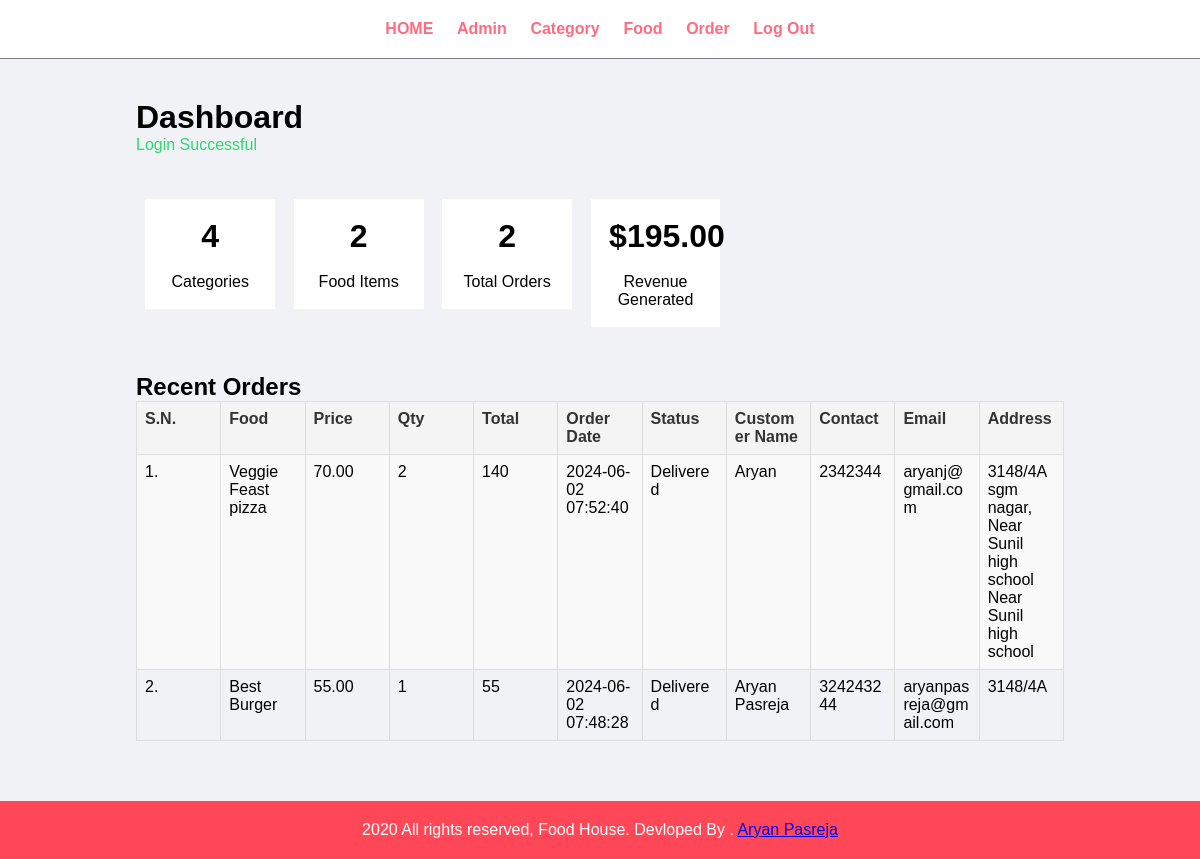
Page /admin/ (signed in) on the committed database.
### tables this page shows
CREATE TABLE `tbl_order` (
  `id` int(10) UNSIGNED NOT NULL,
  `food` varchar(150) NOT NULL,
  `price` decimal(10,2) NOT NULL,
  `qty` int(11) NOT NULL,
  `total` decimal(10,2) NOT NULL,
  `order_date` datetime NOT NULL,
  `status` varchar(50) NOT NULL,
  `customer_name` varchar(150) NOT NULL,
  `customer_contact` varchar(20) NOT NULL,
  `customer_email` varchar(150) NOT NULL,
  `customer_address` varchar(255) NOT NULL
);

### admin/index.php (the view, shortened to what this page needs)
<?php include('partials/menu.php'); ?>
<div class="main-content">
    <div class="wrapper">
        <h1>Dashboard</h1>
        <?php
            if(isset($_SESSION['login'])){
                echo $_SESSION['login'];
            }
        ?>
        <br><br>
        <div class="col-4 text-center">
            <h1>
                <?php
                    $sql = "SELECT COUNT(*) AS count FROM tbl_category";
                    $res = mysqli_query($conn, $sql);
                    $row = mysqli_fetch_assoc($res);
                    echo $row['count'];
                ?>
            </h1>
            <br>
            Categories
        </div>
        <div class="col-4 text-center">
            <h1>
                <?php
                    $sql2 = "SELECT COUNT(*) AS count FROM tbl_food";
                    $res2 = mysqli_query($conn, $sql2);
                    $row2 = mysqli_fetch_assoc($res2);
                    echo $row2['count'];
                ?>
            </h1>
            <br>
            Food Items
        </div>
        <div class="col-4 text-center">
            <h1>
                <?php
                    $sql3 = "SELECT COUNT(*) AS count FROM tbl_order";
                    $res3 = mysqli_query($conn, $sql3);
                    $row3 = mysqli_fetch_assoc($res3);
                    echo $row3['count'];
                ?>
            </h1>
            <br>
            Total Orders
        </div>
        <div class="col-4 text-center">
            <h1>
                <?php
                    $sql4 = "SELECT SUM(total) AS total FROM tbl_order WHERE status='Delivered'";
                    $res4 = mysqli_query($conn, $sql4);
                    $row4 = mysqli_fetch_assoc($res4);
                    echo '$'.$row4['total'];
                ?>
            </h1>
            <br>
            Revenue Generated
        </div>
        <br><br>
        <h2>Recent Orders</h2>
        <table class="tbl-full">
            <tr>
                <th>S.N.</th>
                <th>Food</th>
                <th>Price</th>
                <th>Qty</th>
                <th>Total</th>
                <th>Order Date</th>
                <th>Status</th>
                <th>Customer Name</th>
                <th>Contact</th>
                <th>Email</th>
                <th>Address</th>
            </tr>
            <?php
                $sql5 = "SELECT * FROM tbl_order ORDER BY id DESC LIMIT 10";
                $res5 = mysqli_query($conn, $sql5);
                $count5 = mysqli_num_rows($res5);
                $sn = 1;
                if($count5 > 0){
                    while($row5 = mysqli_fetch_assoc($res5)){
                        $food = $row5['food'];
                        $price = $row5['price'];
                        $qty = $row5['qty'];
                        $total = $price*$qty;
                        $order_date = $row5['order_date'];
                        $status = $row5['status'];
                        $customer_name = $row5['customer_name'];
                        $customer_contact = $row5['customer_contact'];
                        $customer_email = $row5['customer_email'];
                        $customer_address = $row5['customer_address'];
                        ?>
                        <tr>
                            <td><?php echo $sn++; ?>.</td>
                            <td><?php echo $food; ?></td>
                            <td><?php echo $price; ?></td>
                            <td><?php echo $qty; ?></td>
                            <td><?php echo $total; ?></td>
                            <td><?php echo $order_date; ?></td>
                            <td><?php echo $status; ?></td>
                            <td><?php echo $customer_name; ?></td>
                            <td><?php echo $customer_contact; ?></td>
                            <td><?php echo $customer_email; ?></td>
                            <td><?php echo $customer_address; ?></td>
                        </tr>
                        <?php
                    }
                } else {
                    echo "<tr><td colspan='11' class='error'>Orders not Available</td></tr>";
                }
            ?>
        </table>
    </div>
</div>
<?php include('partials/footer.php'); ?>

### css/admin.css (style rules this page uses)
* { margin: 0; padding: 0; font-family: Arial, Helvetica, sans-serif; }
.wrapper { padding: 1%; width: 80%; margin: 0 auto; }
.text-center { text-align: center; }
.tbl-full { width: 100%; }
table tr th { border-bottom: 1px solid black; padding: 1%; text-align: left; }
table tr td { padding: 1%; }
.success { color: #2ed573; }
.main-content { background-color: #f1f2f6; padding: 3% 0; }
.col-4 { width: 10%; background-color: white; margin: 1%; padding: 2%; float: left; }
.tbl-full { width: 100%; border-collapse: collapse; margin-bottom: 20px; table-layout: fixed; word-wrap: break-word; }
.tbl-full th, .tbl-full td { border: 1px solid #ddd; padding: 8px; text-align: left; vertical-align: top; }
.tbl-full th { background-color: #f4f4f4; color: #333; font-weight: bold; }
.tbl-full tr:nth-child(even) { background-color: #f9f9f9; }
.wrapper { max-width: 1200px; margin: 0 auto; padding: 20px; }
.main-content { padding: 20px; }

### rows in the picture
tbl_order: food "Veggie Feast pizza", price "70.00", qty "2", total "140", order_date "2024-06-02 07:52:40", status "Delivered", customer_name "Aryan", customer_contact "2342344", customer_email "aryanj@gmail.com", customer_address "3148/4A sgm nagar, Near Sunil high school Near Sunil high school"
tbl_order: food "Best Burger", price "55.00", qty "1", total "55", order_date "2024-06-02 07:48:28", status "Delivered", customer_name "Aryan Pasreja", customer_contact "324243244", customer_email "aryanpasreja@gmail.com", customer_address "3148/4A"

### other values in the picture
$_SESSION['login'] "Login Successful"
$row['count'] "4"
$row2['count'] "2"
$row3['count'] "2"
$row4['total'] "195.00"
